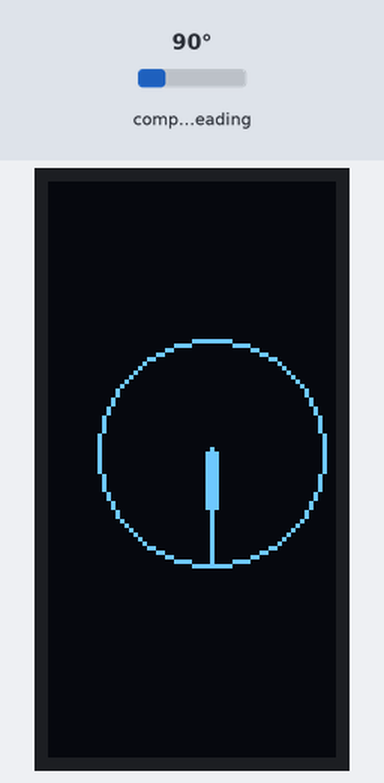
The sketch below on a simulated Arduino Uno, built with avr-gcc and run on an emulated ATmega328P. On the bench: 64×128 one-colour display. Inputs (shaded band) come from the test bench; at power-on: compass heading 90°. What the sketch prints to the serial monitor is not drawn.

Above: at 1.2 s.
1.3 s: compass heading set to 7°
At 2.5 s:
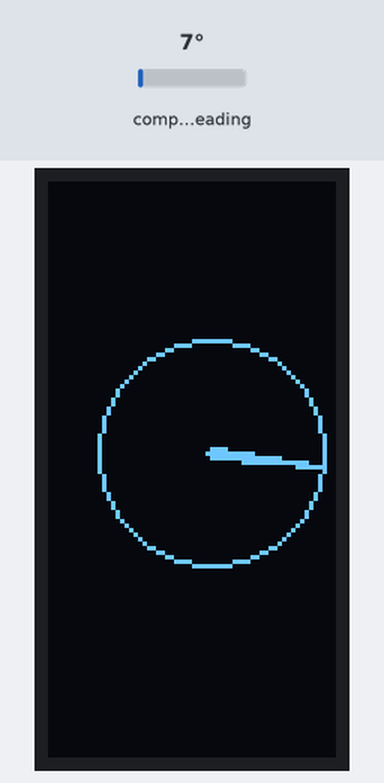
2.9 s: compass heading set to 180°
At 4.1 s:
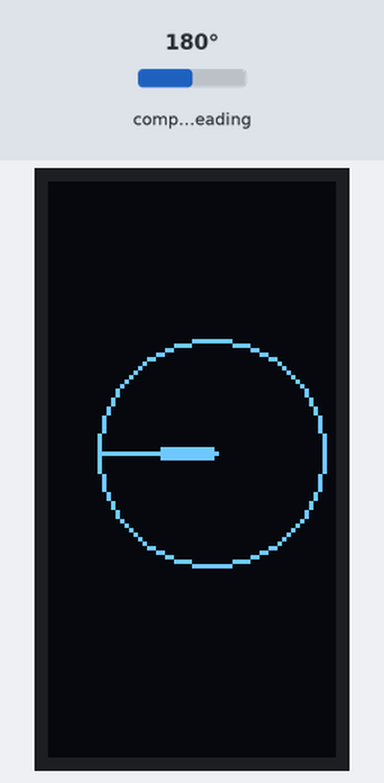
4.4 s: compass heading set to 269°
At 5.5 s:
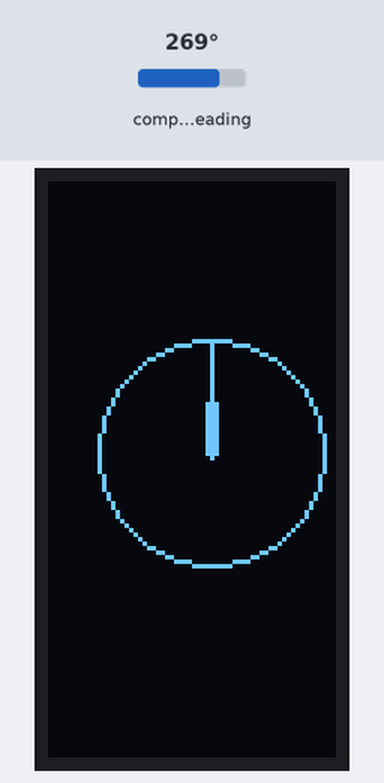
Timing chart, 0 to 7.4 s (numbered marks = the images above; inputs shaded):
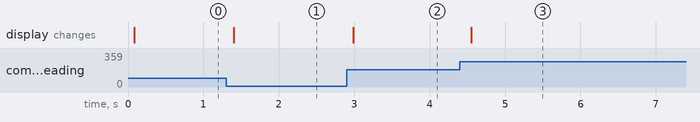

Measured:
- after the input at 1.3 s, the display: changes after 0.10 s (image 1)
- after the input at 2.9 s, the display: changes after 0.09 s (image 2)
- after the input at 4.4 s, the display: changes after 0.15 s (image 3)

The sketch:

HMC5883L10DOFOLED.ino
```cpp
#include "U8glib.h"

U8GLIB_SSD1306_128X64 u8g(U8G_I2C_OPT_NONE);	// HW SPI Com: CS = 10, A0 = 9 (Hardware Pins are  SCK = 13 and MOSI = 11)

/*-------fangxiang------*/
#include "Wire.h"
#include "I2Cdev.h"

#include "HMC5883L.h"

HMC5883L mag;

int16_t mx, my, mz;

#define xXIAO 90

float xHeading,yHeading,zHeading;
int xDegrees,yDegrees,zDegrees;

void setup ()
{

  u8g.setRot90();

  Wire.begin();

  // initialize serial communication
  // it's really up to you depending on your project)
  Serial.begin(115200);

  // initialize device
  Serial.println("Initializing I2C devices...");
  mag.initialize();

  // verify connection
  Serial.println("Testing device connections...");
  Serial.println(mag.testConnection() ? "HMC5883L connection successful" : "HMC5883L connection failed");

}

void loop()
{
  vofangxiang();

    u8g.firstPage();
    do {
      draw();
    }
    while( u8g.nextPage() );

}

void draw() {


  //==========FANGXIANG
  float hudu=3.14*(xDegrees/180.0);
  int x,y;
  x=25*sin(hudu);
  y=25*cos(hudu);

#define xqishi 36
#define yqishi 60

  u8g.drawCircle(xqishi,yqishi,25);

  u8g.drawLine(xqishi, yqishi,   xqishi+x, yqishi-y);
  u8g.drawLine(xqishi, yqishi-1,   xqishi+x, yqishi-y);
  u8g.drawLine(xqishi, yqishi+1,   xqishi+x, yqishi-y);
  u8g.drawLine(xqishi-1, yqishi,   xqishi+x, yqishi-y);
  u8g.drawLine(xqishi+1, yqishi,   xqishi+x, yqishi-y);

}


void vofangxiang()
{
  mag.getHeading(&mx, &my, &mz);
  xHeading = atan2(my, mx)/3.141593*180.0;

  xHeading += xXIAO;

  if(xHeading < 0) xHeading += 360;
  if(xHeading > 360) xHeading -= 360;

  xDegrees = xHeading+0.5;
}
```
